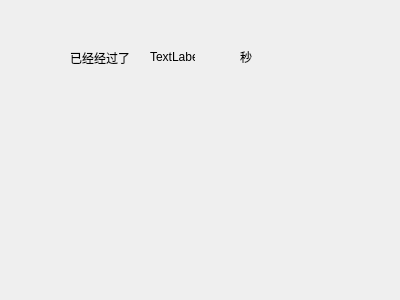
<?xml version="1.0" encoding="UTF-8"?>
<ui version="4.0">
 <class>Widget</class>
 <widget class="QWidget" name="Widget">
  <property name="geometry">
   <rect>
    <x>0</x>
    <y>0</y>
    <width>400</width>
    <height>300</height>
   </rect>
  </property>
  <property name="windowTitle">
   <string>Widget</string>
  </property>
  <widget class="QLabel" name="label">
   <property name="geometry">
    <rect>
     <x>150</x>
     <y>50</y>
     <width>45</width>
     <height>13</height>
    </rect>
   </property>
   <property name="text">
    <string>TextLabel</string>
   </property>
  </widget>
  <widget class="QLabel" name="label_2">
   <property name="geometry">
    <rect>
     <x>70</x>
     <y>50</y>
     <width>71</width>
     <height>16</height>
    </rect>
   </property>
   <property name="text">
    <string>已经经过了</string>
   </property>
  </widget>
  <widget class="QLabel" name="label_3">
   <property name="geometry">
    <rect>
     <x>240</x>
     <y>50</y>
     <width>45</width>
     <height>13</height>
    </rect>
   </property>
   <property name="text">
    <string>秒</string>
   </property>
  </widget>
 </widget>
 <layoutdefault spacing="6" margin="11"/>
 <resources/>
 <connections/>
</ui>
